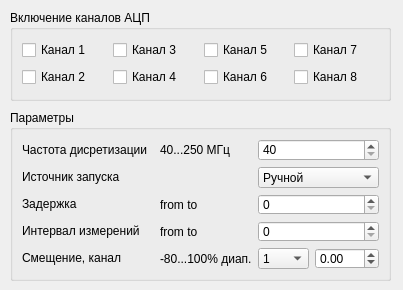
<?xml version="1.0" encoding="UTF-8"?>
<ui version="4.0">
 <class>ADCWidgetDesign</class>
 <widget class="QWidget" name="ADCWidgetDesign">
  <property name="windowModality">
   <enum>Qt::NonModal</enum>
  </property>
  <property name="enabled">
   <bool>true</bool>
  </property>
  <property name="geometry">
   <rect>
    <x>0</x>
    <y>0</y>
    <width>403</width>
    <height>290</height>
   </rect>
  </property>
  <property name="sizePolicy">
   <sizepolicy hsizetype="Fixed" vsizetype="Fixed">
    <horstretch>0</horstretch>
    <verstretch>0</verstretch>
   </sizepolicy>
  </property>
  <property name="windowTitle">
   <string>ADC</string>
  </property>
  <property name="autoFillBackground">
   <bool>false</bool>
  </property>
  <widget class="QGroupBox" name="groupBox">
   <property name="geometry">
    <rect>
     <x>10</x>
     <y>10</y>
     <width>381</width>
     <height>91</height>
    </rect>
   </property>
   <property name="title">
    <string>Включение каналов АЦП</string>
   </property>
   <property name="flat">
    <bool>false</bool>
   </property>
   <property name="checkable">
    <bool>false</bool>
   </property>
   <layout class="QGridLayout" name="gridLayout">
    <item row="0" column="0">
     <widget class="QCheckBox" name="ch1_checkBox">
      <property name="text">
       <string>Канал 1</string>
      </property>
     </widget>
    </item>
    <item row="0" column="1">
     <widget class="QCheckBox" name="ch3_checkBox">
      <property name="text">
       <string>Канал 3</string>
      </property>
     </widget>
    </item>
    <item row="0" column="2">
     <widget class="QCheckBox" name="ch5_checkBox">
      <property name="text">
       <string>Канал 5</string>
      </property>
     </widget>
    </item>
    <item row="0" column="3">
     <widget class="QCheckBox" name="ch7_checkBox">
      <property name="text">
       <string>Канал 7</string>
      </property>
     </widget>
    </item>
    <item row="1" column="0">
     <widget class="QCheckBox" name="ch2_checkBox">
      <property name="text">
       <string>Канал 2</string>
      </property>
     </widget>
    </item>
    <item row="1" column="1">
     <widget class="QCheckBox" name="ch4_checkBox">
      <property name="text">
       <string>Канал 4</string>
      </property>
     </widget>
    </item>
    <item row="1" column="2">
     <widget class="QCheckBox" name="ch6_checkBox">
      <property name="text">
       <string>Канал 6</string>
      </property>
     </widget>
    </item>
    <item row="1" column="3">
     <widget class="QCheckBox" name="ch8_checkBox">
      <property name="text">
       <string>Канал 8</string>
      </property>
     </widget>
    </item>
   </layout>
  </widget>
  <widget class="QGroupBox" name="groupBox_2">
   <property name="geometry">
    <rect>
     <x>10</x>
     <y>110</y>
     <width>381</width>
     <height>171</height>
    </rect>
   </property>
   <property name="title">
    <string>Параметры</string>
   </property>
   <layout class="QGridLayout" name="gridLayout_2">
    <item row="3" column="1">
     <widget class="QLabel" name="interval_val_label">
      <property name="text">
       <string>from to</string>
      </property>
     </widget>
    </item>
    <item row="1" column="2" colspan="2">
     <widget class="QComboBox" name="source_comboBox">
      <item>
       <property name="text">
        <string>Ручной</string>
       </property>
      </item>
      <item>
       <property name="text">
        <string>Триггер</string>
       </property>
      </item>
     </widget>
    </item>
    <item row="0" column="0">
     <widget class="QLabel" name="frec_label">
      <property name="sizePolicy">
       <sizepolicy hsizetype="Fixed" vsizetype="Fixed">
        <horstretch>0</horstretch>
        <verstretch>0</verstretch>
       </sizepolicy>
      </property>
      <property name="text">
       <string>Частота дисретизации  </string>
      </property>
     </widget>
    </item>
    <item row="2" column="2" colspan="2">
     <widget class="QSpinBox" name="delay_spinBox"/>
    </item>
    <item row="2" column="1">
     <widget class="QLabel" name="delay_val_label">
      <property name="text">
       <string>from to</string>
      </property>
     </widget>
    </item>
    <item row="4" column="1">
     <widget class="QLabel" name="bias_val_label">
      <property name="text">
       <string>-80...100% диап.</string>
      </property>
     </widget>
    </item>
    <item row="3" column="0">
     <widget class="QLabel" name="interval_label">
      <property name="sizePolicy">
       <sizepolicy hsizetype="Fixed" vsizetype="Fixed">
        <horstretch>0</horstretch>
        <verstretch>0</verstretch>
       </sizepolicy>
      </property>
      <property name="text">
       <string>Интервал измерений</string>
      </property>
     </widget>
    </item>
    <item row="4" column="2">
     <widget class="QComboBox" name="ch_comboBox">
      <item>
       <property name="text">
        <string>1</string>
       </property>
      </item>
      <item>
       <property name="text">
        <string>2</string>
       </property>
      </item>
      <item>
       <property name="text">
        <string>3</string>
       </property>
      </item>
      <item>
       <property name="text">
        <string>4</string>
       </property>
      </item>
      <item>
       <property name="text">
        <string>5</string>
       </property>
      </item>
      <item>
       <property name="text">
        <string>6</string>
       </property>
      </item>
      <item>
       <property name="text">
        <string>7</string>
       </property>
      </item>
      <item>
       <property name="text">
        <string>8</string>
       </property>
      </item>
     </widget>
    </item>
    <item row="4" column="0">
     <widget class="QLabel" name="bias1_label">
      <property name="sizePolicy">
       <sizepolicy hsizetype="Fixed" vsizetype="Fixed">
        <horstretch>0</horstretch>
        <verstretch>0</verstretch>
       </sizepolicy>
      </property>
      <property name="text">
       <string>Смещение, канал</string>
      </property>
     </widget>
    </item>
    <item row="0" column="1">
     <widget class="QLabel" name="frec_val_label">
      <property name="text">
       <string>40...250 МГц</string>
      </property>
     </widget>
    </item>
    <item row="2" column="0">
     <widget class="QLabel" name="delay_label">
      <property name="sizePolicy">
       <sizepolicy hsizetype="Fixed" vsizetype="Fixed">
        <horstretch>0</horstretch>
        <verstretch>0</verstretch>
       </sizepolicy>
      </property>
      <property name="frameShape">
       <enum>QFrame::NoFrame</enum>
      </property>
      <property name="lineWidth">
       <number>1</number>
      </property>
      <property name="text">
       <string>Задержка</string>
      </property>
     </widget>
    </item>
    <item row="0" column="2" colspan="2">
     <widget class="QSpinBox" name="frec_spinBox">
      <property name="minimum">
       <number>40</number>
      </property>
      <property name="maximum">
       <number>250</number>
      </property>
      <property name="value">
       <number>40</number>
      </property>
     </widget>
    </item>
    <item row="4" column="3">
     <widget class="QDoubleSpinBox" name="bias_doubleSpinBox">
      <property name="decimals">
       <number>2</number>
      </property>
      <property name="minimum">
       <double>-80.000000000000000</double>
      </property>
      <property name="maximum">
       <double>100.000000000000000</double>
      </property>
      <property name="singleStep">
       <double>0.010000000000000</double>
      </property>
     </widget>
    </item>
    <item row="3" column="2" colspan="2">
     <widget class="QSpinBox" name="interval_spinBox"/>
    </item>
    <item row="1" column="0">
     <widget class="QLabel" name="source_label">
      <property name="sizePolicy">
       <sizepolicy hsizetype="Fixed" vsizetype="Fixed">
        <horstretch>0</horstretch>
        <verstretch>0</verstretch>
       </sizepolicy>
      </property>
      <property name="text">
       <string>Источник запуска</string>
      </property>
     </widget>
    </item>
   </layout>
  </widget>
 </widget>
 <resources/>
 <connections/>
</ui>
